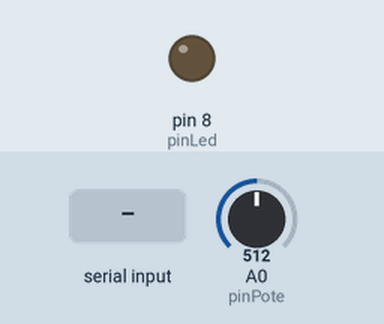
This sketch was run on a simulated Arduino Uno, built with avr-gcc and run on an emulated ATmega328P. On the bench: output pins drawn as LEDs (lit = HIGH). The test bench sets the inputs (shaded band); at power-on: A0 (pinPote) = 512. Random numbers use the default seed unless the sketch sets one; what the sketch prints to the serial monitor is not drawn.

Above: at 1.2 s.
1.3 s: "H" received over Serial
At 1.6 s:
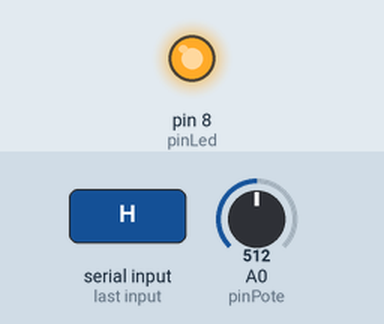
2.8 s: A0 (pinPote) set to 214
5.0 s: A0 (pinPote) set to 191
6.8 s: "L" received over Serial
At 7.3 s:
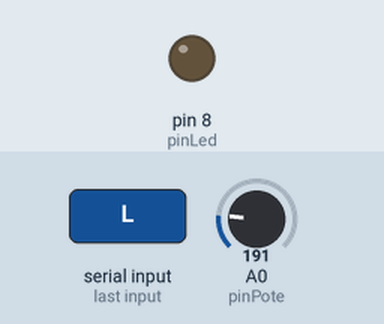
Timing chart, 0 to 9.8 s (numbered marks = the images above; inputs shaded):
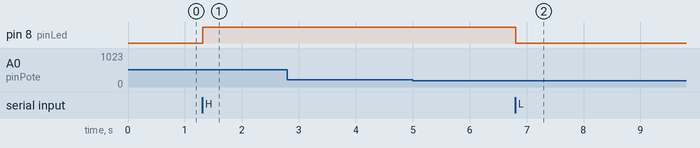

Measured:
- after the input at 1.3 s, pin 8 (pinLed): LOW → HIGH at once
- after the input at 2.8 s, every drawn part: stays the same
- after the input at 5.0 s, every drawn part: stays the same
- after the input at 6.8 s, pin 8 (pinLed): HIGH → LOW at once

The sketch:

finalArduinoP5js.ino
```cpp
const int pinPote = 0; //asigno el pin al potenciometro
int pinLed = 8; //asigno el pin al led
int byteEntrada;

int valorPote = 0; //inicializo el valor del potenciomeotro a cero
int valorSensorA; //declaro una primera variable random (se usará pára cambiar el color de los círculos y su posición)
int valorSensorB; //declaro una segunda variable random (se usará pára cambiar el color de los círculos y su posición)

void setup(){
  Serial.begin(9600); //se inicializa el serial
  pinMode(pinLed,OUTPUT); //se declara el pin Led como un output
}

void loop(){

  if(Serial.available() > 0);{
    byteEntrada = Serial.read();

    if (byteEntrada == 'H'){
      digitalWrite(pinLed, HIGH);
      delay(1000);
    }

    if (byteEntrada == 'L'){
      digitalWrite(pinLed, LOW);
    }

  }

  valorSensorA = random(500); //se asigna un valor random de hasta 500 al sensor A
  valorPote = analogRead(pinPote); //se asigna el valor del potenciometro al valorPote
  valorSensorB = random(500);  //se asigna un valor random de hasta 500 al sensor B

  valorPote = map(valorPote, 0, 1023, 0, 500); //se mapea el valor del potenciomentreo para que su valor mínimo sea 0 y el máximo 255

  Serial.print(valorPote); //se imprime el valor del potenciomentro en el serial
  Serial.print(','); //se separan los valores con una ","
  Serial.print(valorSensorA); //se imprime el valor del sensor A
  Serial.print(','); //se separan los valores con una ","
  Serial.print(valorSensorB); //se imprime el valor del sensor B
  Serial.print(';'); //se finaliza el array con un ";"
}
```
